Frame 1 (no input): blank canvas, image omitted
Frame 60 (the mouse pressed at the canvas centre just before this capture): blank canvas, image omitted
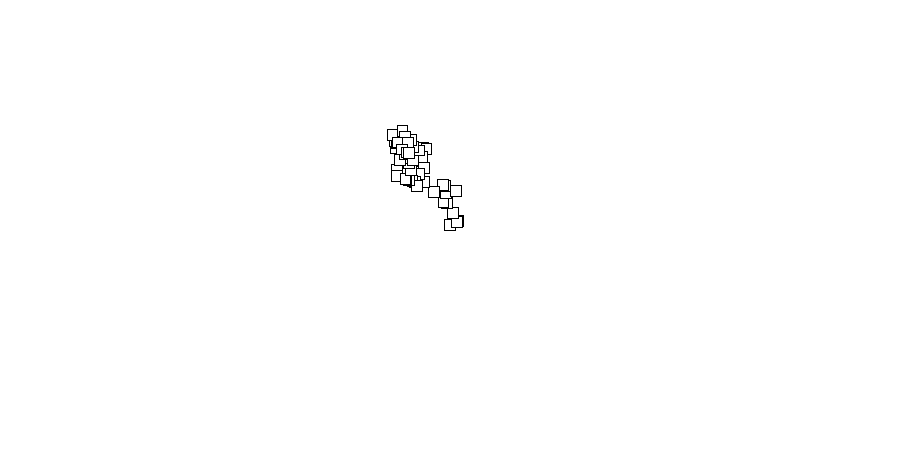
Frame 120 (the mouse held since frame 60 and released just before this capture)

The Processing sketch whose frames 1 and 60 were blank and that drew this single picture after the mouse press (run headless with seeded random() and noise(); from frame 60 on, the mouse is pressed at the canvas centre):

// Processing sketch: processing_26601
// ── processing_26601.pde

ArrayList Seeds = new ArrayList();
Seed Sd;
 
void setup() {
  size(900,450);
  background(255);
  smooth(); //smooth lines
}
 
void draw() {
  for (int i=0; i<Seeds.size(); i++) {
    Seed Sd = (Seed) Seeds.get(i);
    Sd.move();
    Sd.render();
    Sd.bounce();
    Sd.intersect();
  }
}
 
void mousePressed () {
  int a = Seeds.size();
  Seed Sd = new Seed (new PVector(mouseX,mouseY), color (a), random(3,15));
  Seeds.add(Sd);
  Sd.tag();
}

 class Seed {
  PVector pos;
  PVector post;
  PVector dir;
  PVector dirt;
  color c;
  float s;
 
  Seed(PVector _pos,  color _c, float _s) {
    pos=_pos;
    c=_c;
    s=_s;
    if (random(0,4)<=1) { 
      dir = new PVector (s,0);
    }
    else if (random(0,4)<=2) {
      dir = new PVector (0,s);
    }
    else if (random(0,4)<=3) {
      dir = new PVector (-s,0);
    }
    else if (random(0,4)<=4) {
      dir = new PVector (0,-s);
    }
  }
 
  void tag() {
    post = pos;
    dirt = dir;
    post.sub(dirt);
  }
    
  void render() {
    fill(255);
    stroke(c);
    rectMode(CENTER);
    rect(pos.x,pos.y,s,s);
  }
 
  void move( ) {
    pos.add(dir);
  }
   
  void bounce() {
    if (pos.x> width) {
      pos.x = 0;
    }
    if (pos.x <0) {
      pos.x = width;
    }
    if (pos.y> height) {
      pos.y = 0;
    }
    if (pos.y <0) {
      pos.y = height;
    }
  }
  
  void intersect() {
    if (post == pos) {
      while (dirt == dir) {
          dir = new PVector (random(-s,s),random(-s,s));
        }
      dirt = dir;
      post = pos;
      }
    }
    
  }

                
